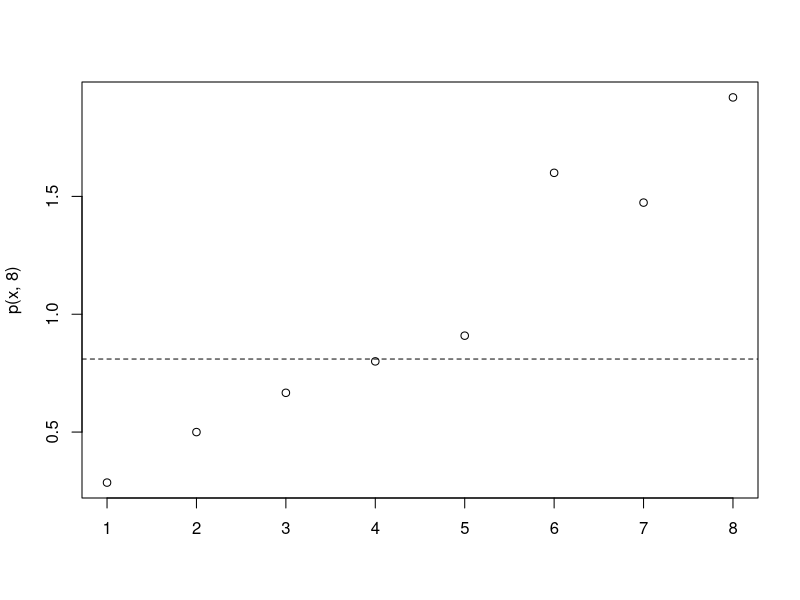

Write R code to recreate this figure.
## ---- chunk 1
pi <- function(x, n) {
  n * (x / sum(x))
}

# Population with 13 units.
x <- c(1:10, 20, 20, 30)

alpha <- 0.19

# Units 11, 12, and 13 have an inclusion probability greater than 1 - alpha.
which(pi(x, 8) > 1 - alpha)

# Now units 9 and 10 have an inclusion probability greater than 1 - alpha.
which(pi(x[1:10], 5) > 1 - alpha)

# After two rounds of removal all inclusion probabilities are less than 1 - alpha.
any(pi(x[1:8], 3) > 1 - alpha)
## ---- chunk 2
pi(x[1:9], 4)[9] > 1 - alpha
## ---- chunk 3
#| fig.alt: >
#|   Diagram showing how to find units that belong in the take-all stratum.
p <- function(x, n) {
  ord <- order(x, decreasing = TRUE)
  s <- seq_len(n)
  possible_ta <- rev(ord[s])
  x_ta <- x[possible_ta] # ties are in reverse
  definite_ts <- ord[seq.int(n + 1, length.out = length(x) - n)]

  x_ta * s / (sum(x[definite_ts]) + cumsum(x_ta))
}

plot(p(x, 8), xlab = "")
abline(1 - alpha, 0, lty = 2)
